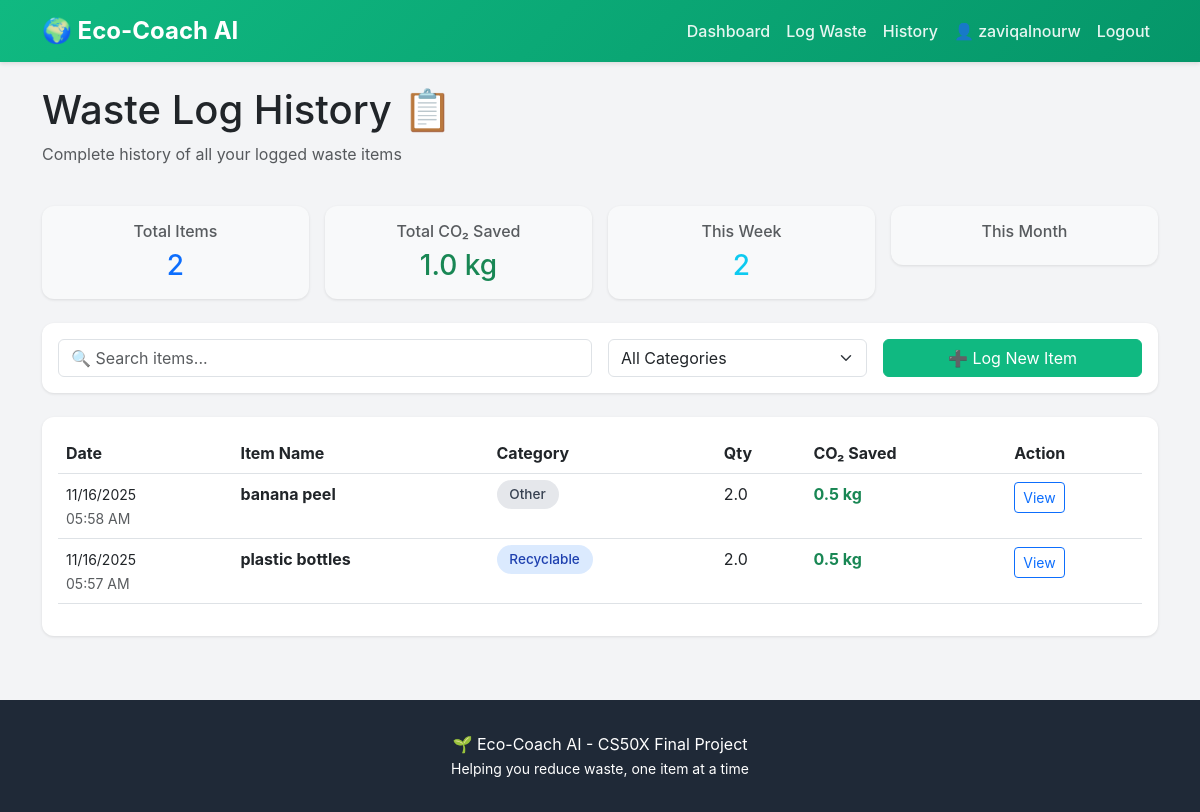
The app's page /history (signed in) with its own data.
### app.py (models this page shows, shortened)
class WasteLog(db.Model):
    __tablename__ = 'waste_logs'
    id = db.Column(db.Integer, primary_key=True)
    user_id = db.Column(db.Integer, db.ForeignKey('users.id'), nullable=False)
    item_name = db.Column(db.String(200), nullable=False)
    category = db.Column(db.String(50))
    quantity = db.Column(db.Float, default=1.0)
    disposal_instruction = db.Column(db.Text)
    tip = db.Column(db.Text)
    co2_saved = db.Column(db.Float, default=0.0)
    timestamp = db.Column(db.DateTime, default=datetime.utcnow)

### app.py (the view)
@app.route('/history')
@login_required
def history():
    user_id = session['user_id']
    logs = WasteLog.query.filter_by(user_id=user_id).order_by(WasteLog.timestamp.desc()).all()
    one_week_ago = datetime.utcnow() - timedelta(days=7)
    recent_logs_count = len([log for log in logs if log.timestamp > one_week_ago])
    return render_template('history.html', logs=logs, recent_logs_count=recent_logs_count)

### app.py (called while the page is built)
def login_required(f):
    @wraps(f)
    def decorated(*args, **kwargs):
        if 'user_id' not in session:
            flash('Please log in to access this page.', 'warning')
            return redirect(url_for('login'))
        return f(*args, **kwargs)
    return decorated

### templates/history.html (shortened to what this page needs)
{% extends "base.html" %}
{% block content %}
<div class="container mt-4 mb-5">
    <div class="row mb-4">
        <div class="col-12">
            <h1>Waste Log History 📋</h1>
            <p class="text-muted">Complete history of all your logged waste items</p>
        </div>
    </div>
    <div class="row g-3 mb-4">
        {% set total_co2 = logs|sum(attribute='co2_saved')|round(2) %}
        <div class="col-md-3">
            <div class="card bg-light border-0 text-center p-3">
                <h6 class="text-muted mb-2">Total Items</h6>
                <h3 class="text-primary mb-0">{{ logs|length }}</h3>
            </div>
        </div>
        <div class="col-md-3">
            <div class="card bg-light border-0 text-center p-3">
                <h6 class="text-muted mb-2">Total CO₂ Saved</h6>
                <h3 class="text-success mb-0">{{ total_co2 }} kg</h3>
            </div>
        </div>
        <div class="col-md-3">
            <div class="card bg-light border-0 text-center p-3">
                <h6 class="text-muted mb-2">This Week</h6>
                <h3 class="text-info mb-0">{{ recent_logs_count }}</h3>
            </div>
        </div>
        <div class="col-md-3">
            <div class="card bg-light border-0 text-center p-3">
                <h6 class="text-muted mb-2">This Month</h6>
            </div>
        </div>
    </div>
    <div class="row mb-4">
        <div class="col-12">
            <div class="card">
                <div class="card-body">
                    <div class="row g-3">
                        <div class="col-md-6">
                            <input type="text" class="form-control" id="searchInput" placeholder="🔍 Search items...">
                        </div>
                        <div class="col-md-3">
                            <select class="form-select" id="categoryFilter">
                                <option value="">All Categories</option>
                            </select>
                        </div>
                        <div class="col-md-3">
                            <a href="{{ url_for('log_waste') }}" class="btn btn-primary w-100">➕ Log New Item</a>
                        </div>
                    </div>
                </div>
            </div>
        </div>
    </div>
    <div class="row">
        <div class="col-12">
            <div class="card">
                <div class="card-body">
                    {% if logs %}
                        <div class="table-responsive">
                            <table class="table table-hover" id="historyTable">
                                <thead>
                                    <tr>
                                        <th>Date</th>
                                        <th>Item Name</th>
                                        <th>Category</th>
                                        <th>Qty</th>
                                        <th>CO₂ Saved</th>
                                        <th>Action</th>
                                    </tr>
                                </thead>
                                <tbody>
                                    {% for log in logs %}
                                    <tr class="log-row" data-item="{{ log.item_name|lower }}" data-category="{{ log.category }}">
                                        <td>
                                            <small>{{ log.timestamp.strftime('%m/%d/%Y') }}</small><br>
                                            <small class="text-muted">{{ log.timestamp.strftime('%I:%M %p') }}</small>
                                        </td>
                                        <td><strong>{{ log.item_name }}</strong></td>
                                        <td><span class="badge-category badge-{{ log.category }}">{{ log.category|title }}</span></td>
                                        <td>{{ log.quantity }}</td>
                                        <td><span class="text-success fw-bold">{{ log.co2_saved }} kg</span></td>
                                        <td>
                                            <a href="{{ url_for('view_log', log_id=log.id) }}" class="btn btn-sm btn-outline-primary">View</a>
                                        </td>
                                    </tr>
                                    {% endfor %}
                                </tbody>
                            </table>
                        </div>
                    {% endif %}
                </div>
            </div>
        </div>
    </div>
</div>
{% endblock %}

### templates/base.html (style rules this page uses)
:root { --primary-green: #10b981; --dark-green: #059669; --light-green: #d1fae5; --bg-gray: #f3f4f6; }
body { font-family: -apple-system, BlinkMacSystemFont, 'Segoe UI', Roboto, Oxygen, Ubuntu, Cantarell, sans-serif; background-color: var(--bg-gray); }
.btn-primary { background-color: var(--primary-green); border-color: var(--primary-green); }
.card { border: none; border-radius: 12px; box-shadow: 0 1px 3px rgba(0,0,0,0.1); transition: transform 0.2s, box-shadow 0.2s; }
.badge-category { padding: 0.4rem 0.8rem; border-radius: 20px; font-weight: 500; font-size: 0.85rem; }
.badge-recyclable { background-color: #dbeafe; color: #1e40af; }
.badge-other { background-color: #e5e7eb; color: #374151; }

### records on screen
WasteLog: timestamp "11/16/2025", timestamp "05:58 AM", item_name "banana peel", category "Other", quantity "2.0", co2_saved "0.5"
WasteLog: timestamp "11/16/2025", timestamp "05:57 AM", item_name "plastic bottles", category "Recyclable", quantity "2.0", co2_saved "0.5"

### other values on screen
{{ session.username }} "zaviqalnourw"
{{ logs|length }} "2"
{{ total_co2 }} "1.0"
{{ recent_logs_count }} "2"
